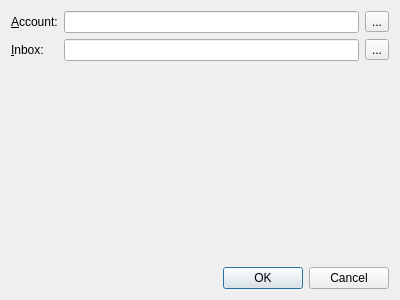
<?xml version="1.0" encoding="UTF-8"?>
<ui version="4.0">
 <class>COutlookSetup</class>
 <widget class="QDialog" name="COutlookSetup">
  <property name="geometry">
   <rect>
    <x>0</x>
    <y>0</y>
    <width>400</width>
    <height>300</height>
   </rect>
  </property>
  <property name="windowTitle">
   <string>Dialog</string>
  </property>
  <layout class="QGridLayout" name="gridLayout">
   <item row="1" column="1">
    <widget class="QLineEdit" name="inbox">
     <property name="readOnly">
      <bool>true</bool>
     </property>
    </widget>
   </item>
   <item row="2" column="1">
    <spacer name="verticalSpacer">
     <property name="orientation">
      <enum>Qt::Vertical</enum>
     </property>
     <property name="sizeHint" stdset="0">
      <size>
       <width>295</width>
       <height>172</height>
      </size>
     </property>
    </spacer>
   </item>
   <item row="0" column="2">
    <widget class="QToolButton" name="accountBtn">
     <property name="text">
      <string>...</string>
     </property>
    </widget>
   </item>
   <item row="0" column="1">
    <widget class="QLineEdit" name="account">
     <property name="readOnly">
      <bool>true</bool>
     </property>
    </widget>
   </item>
   <item row="3" column="0" colspan="3">
    <widget class="QDialogButtonBox" name="buttonBox">
     <property name="orientation">
      <enum>Qt::Horizontal</enum>
     </property>
     <property name="standardButtons">
      <set>QDialogButtonBox::Cancel|QDialogButtonBox::Ok</set>
     </property>
    </widget>
   </item>
   <item row="1" column="2">
    <widget class="QToolButton" name="inboxBtn">
     <property name="text">
      <string>...</string>
     </property>
    </widget>
   </item>
   <item row="0" column="0">
    <widget class="QLabel" name="label">
     <property name="text">
      <string>&amp;Account:</string>
     </property>
     <property name="buddy">
      <cstring>account</cstring>
     </property>
    </widget>
   </item>
   <item row="1" column="0">
    <widget class="QLabel" name="label_2">
     <property name="text">
      <string>&amp;Inbox:</string>
     </property>
     <property name="buddy">
      <cstring>inbox</cstring>
     </property>
    </widget>
   </item>
  </layout>
 </widget>
 <tabstops>
  <tabstop>account</tabstop>
  <tabstop>accountBtn</tabstop>
  <tabstop>inbox</tabstop>
  <tabstop>inboxBtn</tabstop>
 </tabstops>
 <resources/>
 <connections>
  <connection>
   <sender>buttonBox</sender>
   <signal>accepted()</signal>
   <receiver>COutlookSetup</receiver>
   <slot>accept()</slot>
   <hints>
    <hint type="sourcelabel">
     <x>248</x>
     <y>254</y>
    </hint>
    <hint type="destinationlabel">
     <x>157</x>
     <y>274</y>
    </hint>
   </hints>
  </connection>
  <connection>
   <sender>buttonBox</sender>
   <signal>rejected()</signal>
   <receiver>COutlookSetup</receiver>
   <slot>reject()</slot>
   <hints>
    <hint type="sourcelabel">
     <x>316</x>
     <y>260</y>
    </hint>
    <hint type="destinationlabel">
     <x>286</x>
     <y>274</y>
    </hint>
   </hints>
  </connection>
 </connections>
</ui>
